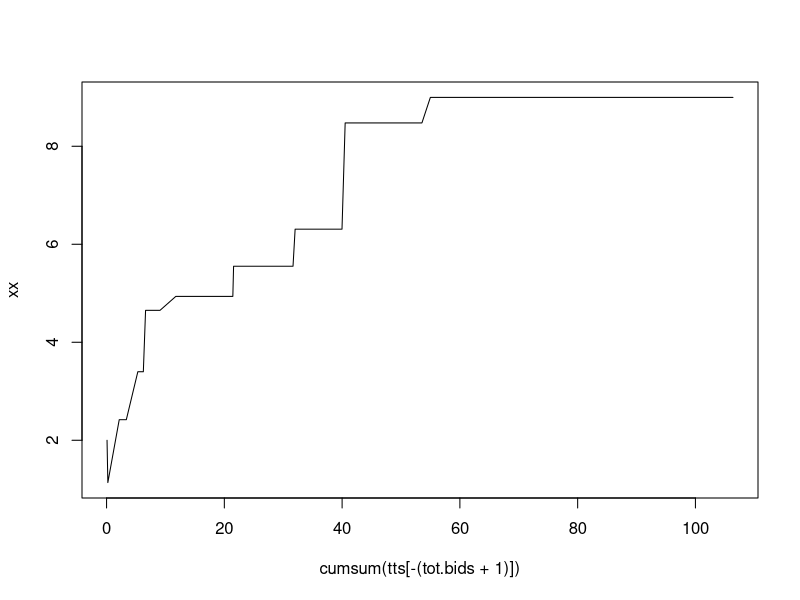

Write R code to recreate this figure. (Note: this script raises an error after producing the figure.)
rm(list=ls())
##New EM
# rep.no<- 50
data <-matrix(0, ncol=4, nrow=0)
para1<- 3
para2<- 100
library(rmutil)

tot.bids<- 100

second.cummax <- function(x, r){
  n <- length(x)
  y <- rep(0,n)
  y[1] <- r
  f <- cummax(x)
  for(i in 2:n){
    if((x[i]< y[i-1]) || (x[i] <r)){
      y[i] <- y[i-1]
    }else if(x[i]>f[i-1]){
      y[i] <- f[i-1]
    }else{
      y[i] <- x[i]
    }
  }
  return(y)
}


tts <- rexp(rate=1, tot.bids)
sum(tts)

yy <- rpareto(tot.bids, m= para1, s=para2)
xx<- second.cummax(yy,2)
inds <- 2:tot.bids
inds<- inds[diff(xx)>0]

inds.bid <- c(1,inds, tot.bids+1)
tts[tot.bids+1] = 1

final.jump.inds <- c(1,inds)

wait.jump.time <- c(diff(cumsum(tts)[inds.bid]))
# wait.jump.time <- diff(cumsum(tts)[inds.bid])
wait.bids <- diff(inds.bid)
temp.d <- cbind(xx[final.jump.inds], wait.jump.time, wait.bids,final.jump.inds)
colnames(temp.d) <- c("rec.value", "wait.time", "wait.bids", "jump.inds")

data <- rbind(data,temp.d)
cbind(yy,xx, tts[-(tot.bids+1)],cumsum(tts[-(tot.bids+1)]))
plot( cumsum(tts[-(tot.bids+1)]), xx, type="l")

time.cum <- cumsum(tts[-(tot.bids+1)])

plot.xx<- xx
plot.yy<- yy
zz<- stepfun(time.cum, c(2,plot.xx), ties = "ordered", right = FALSE)

pdf("Plots/example_single_plot_BW.pdf", width=8, height=6)
plot(zz, cex.points= .5, xlim=c(0,sum(tts)), ylim = c(0,max(yy)+1), xlab="Time in minutes", ylab="Asking price in dollars", main="Example bidding data")
for(ii in 1:tot.bids){
  segments(time.cum[ii], 0, time.cum[ii], plot.yy[ii], col="gray")
}
dev.off()
# save.image("bidexample.Rdata")
# 
# 
# load("bidexample.Rdata")



# plot(cumsum(data[,2]),data[,1], xlim=c(0, sum(tts)))

# out.split[[ii]] <- Est.func(temp.d)
# MLE.split[[ii]] <- approxfun(x= out.split[[ii]][,1], y= out.split[[ii]][,2], yleft = 0, yright = 1, ties= mean)

# F.delta.temp <- Del.to.F(temp.d[,3])
#  Delta.split[[ii]] <- approxfun(x= temp.d[,1], y= F.delta.temp, yleft = 0, yright = 1, ties= mean)

# plot(out.split[[ii]], xlim=c(0, 50), ylim=c(0,1))
# lines(1:40, MLE.split[[ii]](1:40))
# lines(1:40, Delta.split[[ii]](1:40), col="red")
# lines(temp.d[,1], ppareto(temp.d[,1], m=para1, s=para2), type="l", col="blue")

############################################################################
## toy examples
############################################################################

rm(list=ls())

second_cummax <- function(x, r){
  if(sum(r <= x) == 0){ ## M=O=1
    # return(NaN)
    return(rep(r, length(x))) # just for plotting purpose
  } else if( sum(r <= x) == 1){ ## M=0,O=1. SHOULD NOT BE DELTETED: first jump
    return(rep(r, length(x)))
  } else if( sum(r<= x) >= 2){ ## M>=1,O=1
    y <- c(r, rep(0,length(x))) # Observed (repeated) 2nd price vector of length = no. of bids
    for (ii in 1:length(x)){
      if(y[ii] >= x[ii]){ ## selling price not changed
        y[ii+1] <- y[ii]
      } else { 
        temp_2nd_max <- sort(c(r,x[1:ii]), ## from unobserved data
                             decreasing = TRUE)[2]
        y[ii+1] <- temp_2nd_max
      }
    }# END of xx
    return(y[-1])
  }
}

# ## lambda=1, tau=10
# tts <- rexp(rate=1, 30)
# U_N <- max(which(cumsum(tts)<10))
# tts <- round(tts[1:U_N],3)
# ## uniform
# xx <- sample(1:25, U_N, replace=TRUE)
# # xx <- sample(1:15, U_N, replace=TRUE)

example_orig=list(auction1=list(r_k=10,xx=c(12,6,9,15,11,19,5,2,23,17),tts=c(1.099,0.264,1.106,0.155,0.184,3.176,0.620,0.268,1.435,0.106)),
                 auction2=list(r_k=5,xx=c(16,1,18,11,16,3,20,2,25,8,14,17,25),tts=c(0.241,0.624,0.819,0.390,1.926,0.723,1.033,0.188,0.994,0.061,1.985,0.197,0.084)),
                 auction3=list(r_k=13,xx=c(8,6,3,3,11,10,6,18,4,3,8,10),tts=c(1.117,0.253,0.462,0.299,0.906,1.836,1.733,0.315,1.281,0.445,0.257,0.163)),
                 auction4=list(r_k=17,xx=c(7,8,4,2,15,12,4,10,3,3,6,15),tts=c(0.090,1.231,0.292,0.827,0.437,0.554,1.604,1.156,1.481,0.357,0.015,1.436)))

pdf("Plots/example_plot_BW.pdf", width=8, height=4)
par(mfrow=c(2,2), mar=c(4,4,2,2), mgp=c(2,0.5,0))

for (i in 1:4) {
  xx <- example_orig[[i]]$xx
  yy <- second_cummax(xx, example_orig[[i]]$r_k)
  time.cum <- cumsum(example_orig[[i]]$tts)
  plot.xx<- xx
  plot.yy<- yy
  zz<- stepfun(time.cum, c(example_orig[[i]]$r_k,plot.yy), ties = "ordered", right = FALSE)
  plot(zz, cex.points= .5, xlim=c(0,10), ylim = c(0,26), xlab="Time in days", ylab="Asking price in dollars", main=paste0("Example bidding data in Auction ",i))
  for(ii in 1:length(time.cum)){
    segments(time.cum[ii], 0, time.cum[ii], plot.xx[ii], col="gray")
  }
}
dev.off()          
